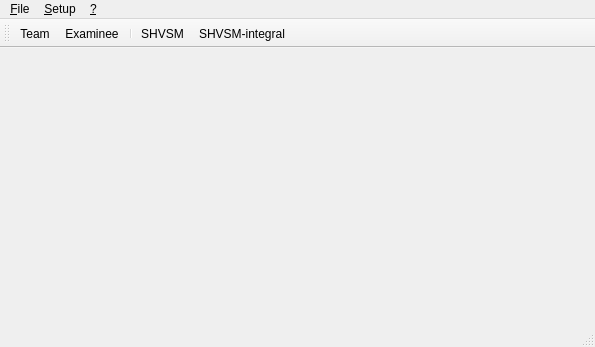
<?xml version="1.0" encoding="UTF-8"?>
<ui version="4.0">
 <class>MainWindow</class>
 <widget class="QMainWindow" name="MainWindow">
  <property name="geometry">
   <rect>
    <x>0</x>
    <y>0</y>
    <width>595</width>
    <height>347</height>
   </rect>
  </property>
  <property name="windowTitle">
   <string>SHVSM</string>
  </property>
  <property name="windowIcon">
   <iconset resource="shvsm.qrc">
    <normaloff>:/image/app.ico</normaloff>:/image/app.ico</iconset>
  </property>
  <widget class="QWidget" name="centralWidget"/>
  <widget class="QMenuBar" name="menuBar">
   <property name="geometry">
    <rect>
     <x>0</x>
     <y>0</y>
     <width>595</width>
     <height>20</height>
    </rect>
   </property>
   <widget class="QMenu" name="menu_File">
    <property name="title">
     <string>&amp;File</string>
    </property>
    <widget class="QMenu" name="menuNew">
     <property name="title">
      <string>&amp;New</string>
     </property>
     <widget class="QMenu" name="menuS_urvey">
      <property name="statusTip">
       <string>Create a new survey 'SHVSM'</string>
      </property>
      <property name="title">
       <string>E&amp;xamination</string>
      </property>
      <addaction name="actionSHVSM"/>
      <addaction name="actionSHVSM_integral"/>
     </widget>
     <addaction name="actionTeam"/>
     <addaction name="actionSurveyed"/>
     <addaction name="separator"/>
     <addaction name="menuS_urvey"/>
    </widget>
    <widget class="QMenu" name="menu_Archive">
     <property name="title">
      <string>&amp;Archive</string>
     </property>
     <widget class="QMenu" name="menuS_HVSM_integral">
      <property name="statusTip">
       <string>Archive of surveys of people 'ShVSM-integral'</string>
      </property>
      <property name="title">
       <string>S&amp;HVSM-integral</string>
      </property>
      <addaction name="action_ArchiveSurveyedSHVSMIntegral"/>
      <addaction name="action_ArchiveTeamSHVSMIntegral"/>
     </widget>
     <widget class="QMenu" name="menu_SHVSM">
      <property name="title">
       <string>&amp;SHVSM</string>
      </property>
      <addaction name="action_ArchiveSurveyedSHVSM"/>
      <addaction name="action_ArchiveTeamSHVSM"/>
     </widget>
     <addaction name="actionArchiveTeam"/>
     <addaction name="actionArchiveSurveyed"/>
     <addaction name="separator"/>
     <addaction name="menu_SHVSM"/>
     <addaction name="menuS_HVSM_integral"/>
    </widget>
    <addaction name="menuNew"/>
    <addaction name="separator"/>
    <addaction name="menu_Archive"/>
    <addaction name="separator"/>
    <addaction name="actionExit"/>
   </widget>
   <widget class="QMenu" name="menu_Setup">
    <property name="title">
     <string>&amp;Setup</string>
    </property>
    <addaction name="action_Language"/>
   </widget>
   <widget class="QMenu" name="menu">
    <property name="title">
     <string>&amp;?</string>
    </property>
    <addaction name="action_About"/>
   </widget>
   <addaction name="menu_File"/>
   <addaction name="menu_Setup"/>
   <addaction name="menu"/>
  </widget>
  <widget class="QToolBar" name="mainToolBar">
   <attribute name="toolBarArea">
    <enum>TopToolBarArea</enum>
   </attribute>
   <attribute name="toolBarBreak">
    <bool>false</bool>
   </attribute>
   <addaction name="actionTeam"/>
   <addaction name="actionSurveyed"/>
   <addaction name="separator"/>
   <addaction name="actionSHVSM"/>
   <addaction name="actionSHVSM_integral"/>
  </widget>
  <widget class="QStatusBar" name="statusBar"/>
  <action name="actionTeam">
   <property name="icon">
    <iconset resource="shvsm.qrc">
     <normaloff>:/image/user_group_colored.png</normaloff>:/image/user_group_colored.png</iconset>
   </property>
   <property name="text">
    <string>&amp;Team...</string>
   </property>
   <property name="toolTip">
    <string>Create a new team</string>
   </property>
   <property name="statusTip">
    <string>Create a new team</string>
   </property>
  </action>
  <action name="actionSurveyed">
   <property name="icon">
    <iconset resource="shvsm.qrc">
     <normaloff>:/image/user.png</normaloff>:/image/user.png</iconset>
   </property>
   <property name="text">
    <string>E&amp;xaminee...</string>
   </property>
   <property name="toolTip">
    <string>Create a new examinee</string>
   </property>
   <property name="statusTip">
    <string>Create a new examinee</string>
   </property>
  </action>
  <action name="actionExit">
   <property name="text">
    <string>E&amp;xit</string>
   </property>
   <property name="toolTip">
    <string>Quit the program</string>
   </property>
   <property name="statusTip">
    <string>Quit the program</string>
   </property>
   <property name="whatsThis">
    <string/>
   </property>
  </action>
  <action name="actionSHVSM">
   <property name="icon">
    <iconset resource="shvsm.qrc">
     <normaloff>:/image/chart.png</normaloff>:/image/chart.png</iconset>
   </property>
   <property name="text">
    <string>&amp;SHVSM...</string>
   </property>
   <property name="toolTip">
    <string>Create a new examination 'SHVSM'</string>
   </property>
   <property name="statusTip">
    <string>Create a new survey 'SHVSM'</string>
   </property>
  </action>
  <action name="actionSHVSM_integral">
   <property name="icon">
    <iconset resource="shvsm.qrc">
     <normaloff>:/image/chart_pie.png</normaloff>:/image/chart_pie.png</iconset>
   </property>
   <property name="text">
    <string>S&amp;HVSM-integral...</string>
   </property>
   <property name="toolTip">
    <string>Create a new examination 'SHVSM-integral'</string>
   </property>
   <property name="statusTip">
    <string>Create a new survey 'SHVSM-integral'</string>
   </property>
  </action>
  <action name="action_Language">
   <property name="text">
    <string>&amp;Language...</string>
   </property>
   <property name="toolTip">
    <string>Select language program</string>
   </property>
   <property name="statusTip">
    <string>Select language program</string>
   </property>
  </action>
  <action name="action_About">
   <property name="text">
    <string>&amp;About...</string>
   </property>
   <property name="toolTip">
    <string>About the program</string>
   </property>
   <property name="statusTip">
    <string>About the program</string>
   </property>
  </action>
  <action name="action_ArchiveSurveyedSHVSMIntegral">
   <property name="text">
    <string>&amp;Examinee...</string>
   </property>
   <property name="toolTip">
    <string>Archive of examinee 'SHVSM-integral'</string>
   </property>
   <property name="statusTip">
    <string>Archive of examinee 'SHVSM-integral'</string>
   </property>
  </action>
  <action name="action_ArchiveTeamSHVSMIntegral">
   <property name="text">
    <string>&amp;Team...</string>
   </property>
   <property name="toolTip">
    <string>Archive of examination teams 'SHVSM-integral'</string>
   </property>
   <property name="statusTip">
    <string>Archive of examination teams 'SHVSM-integral'</string>
   </property>
  </action>
  <action name="action_ArchiveSurveyedSHVSM">
   <property name="text">
    <string>&amp;Examinee...</string>
   </property>
   <property name="toolTip">
    <string>Archive of examinee 'SHVSM'</string>
   </property>
   <property name="statusTip">
    <string>Archive of examinee 'SHVSM'</string>
   </property>
  </action>
  <action name="action_ArchiveTeamSHVSM">
   <property name="text">
    <string>&amp;Team...</string>
   </property>
   <property name="toolTip">
    <string>Archive of examination teams 'SHVSM'</string>
   </property>
   <property name="statusTip">
    <string>Archive of examination teams 'SHVSM'</string>
   </property>
  </action>
  <action name="actionArchiveTeam">
   <property name="text">
    <string>&amp;Team...</string>
   </property>
   <property name="toolTip">
    <string>Archive of teams</string>
   </property>
   <property name="statusTip">
    <string>Archive of teams</string>
   </property>
  </action>
  <action name="actionArchiveSurveyed">
   <property name="text">
    <string>&amp;Examinee...</string>
   </property>
   <property name="toolTip">
    <string>Archive of examinee</string>
   </property>
   <property name="statusTip">
    <string>Archive of examinee</string>
   </property>
  </action>
 </widget>
 <layoutdefault spacing="6" margin="11"/>
 <resources>
  <include location="shvsm.qrc"/>
 </resources>
 <connections>
  <connection>
   <sender>actionExit</sender>
   <signal>triggered()</signal>
   <receiver>MainWindow</receiver>
   <slot>close()</slot>
   <hints>
    <hint type="sourcelabel">
     <x>-1</x>
     <y>-1</y>
    </hint>
    <hint type="destinationlabel">
     <x>199</x>
     <y>149</y>
    </hint>
   </hints>
  </connection>
  <connection>
   <sender>actionTeam</sender>
   <signal>triggered()</signal>
   <receiver>MainWindow</receiver>
   <slot>slotCreateTieam()</slot>
   <hints>
    <hint type="sourcelabel">
     <x>-1</x>
     <y>-1</y>
    </hint>
    <hint type="destinationlabel">
     <x>297</x>
     <y>173</y>
    </hint>
   </hints>
  </connection>
  <connection>
   <sender>actionSurveyed</sender>
   <signal>triggered()</signal>
   <receiver>MainWindow</receiver>
   <slot>slotCreateSurveyed()</slot>
   <hints>
    <hint type="sourcelabel">
     <x>-1</x>
     <y>-1</y>
    </hint>
    <hint type="destinationlabel">
     <x>297</x>
     <y>173</y>
    </hint>
   </hints>
  </connection>
  <connection>
   <sender>actionSHVSM</sender>
   <signal>triggered()</signal>
   <receiver>MainWindow</receiver>
   <slot>slotCreateSHVSM()</slot>
   <hints>
    <hint type="sourcelabel">
     <x>-1</x>
     <y>-1</y>
    </hint>
    <hint type="destinationlabel">
     <x>297</x>
     <y>173</y>
    </hint>
   </hints>
  </connection>
  <connection>
   <sender>actionSHVSM_integral</sender>
   <signal>triggered()</signal>
   <receiver>MainWindow</receiver>
   <slot>slotCreateSHVSMIntegral()</slot>
   <hints>
    <hint type="sourcelabel">
     <x>-1</x>
     <y>-1</y>
    </hint>
    <hint type="destinationlabel">
     <x>297</x>
     <y>173</y>
    </hint>
   </hints>
  </connection>
  <connection>
   <sender>action_Language</sender>
   <signal>triggered()</signal>
   <receiver>MainWindow</receiver>
   <slot>slotChangeLanguage()</slot>
   <hints>
    <hint type="sourcelabel">
     <x>-1</x>
     <y>-1</y>
    </hint>
    <hint type="destinationlabel">
     <x>297</x>
     <y>173</y>
    </hint>
   </hints>
  </connection>
  <connection>
   <sender>action_About</sender>
   <signal>triggered()</signal>
   <receiver>MainWindow</receiver>
   <slot>slotAboutProgram()</slot>
   <hints>
    <hint type="sourcelabel">
     <x>-1</x>
     <y>-1</y>
    </hint>
    <hint type="destinationlabel">
     <x>297</x>
     <y>173</y>
    </hint>
   </hints>
  </connection>
  <connection>
   <sender>action_ArchiveTeamSHVSMIntegral</sender>
   <signal>triggered()</signal>
   <receiver>MainWindow</receiver>
   <slot>slotArchiveTeamSHVSMIntegral()</slot>
   <hints>
    <hint type="sourcelabel">
     <x>-1</x>
     <y>-1</y>
    </hint>
    <hint type="destinationlabel">
     <x>297</x>
     <y>173</y>
    </hint>
   </hints>
  </connection>
  <connection>
   <sender>action_ArchiveTeamSHVSM</sender>
   <signal>triggered()</signal>
   <receiver>MainWindow</receiver>
   <slot>slotArchiveTeamSHVSM()</slot>
   <hints>
    <hint type="sourcelabel">
     <x>-1</x>
     <y>-1</y>
    </hint>
    <hint type="destinationlabel">
     <x>297</x>
     <y>173</y>
    </hint>
   </hints>
  </connection>
  <connection>
   <sender>action_ArchiveSurveyedSHVSM</sender>
   <signal>triggered()</signal>
   <receiver>MainWindow</receiver>
   <slot>slotArchiveSurveyedSHVSM()</slot>
   <hints>
    <hint type="sourcelabel">
     <x>-1</x>
     <y>-1</y>
    </hint>
    <hint type="destinationlabel">
     <x>297</x>
     <y>173</y>
    </hint>
   </hints>
  </connection>
  <connection>
   <sender>action_ArchiveSurveyedSHVSMIntegral</sender>
   <signal>triggered()</signal>
   <receiver>MainWindow</receiver>
   <slot>slotArchiveSurveyedSHVSMIntegral()</slot>
   <hints>
    <hint type="sourcelabel">
     <x>-1</x>
     <y>-1</y>
    </hint>
    <hint type="destinationlabel">
     <x>297</x>
     <y>173</y>
    </hint>
   </hints>
  </connection>
  <connection>
   <sender>actionArchiveTeam</sender>
   <signal>triggered()</signal>
   <receiver>MainWindow</receiver>
   <slot>slotArchiveTeam()</slot>
   <hints>
    <hint type="sourcelabel">
     <x>-1</x>
     <y>-1</y>
    </hint>
    <hint type="destinationlabel">
     <x>297</x>
     <y>173</y>
    </hint>
   </hints>
  </connection>
  <connection>
   <sender>actionArchiveSurveyed</sender>
   <signal>triggered()</signal>
   <receiver>MainWindow</receiver>
   <slot>slotArchiveSurveyed()</slot>
   <hints>
    <hint type="sourcelabel">
     <x>-1</x>
     <y>-1</y>
    </hint>
    <hint type="destinationlabel">
     <x>297</x>
     <y>173</y>
    </hint>
   </hints>
  </connection>
 </connections>
 <slots>
  <slot>slotCreateTieam()</slot>
  <slot>slotCreateSurveyed()</slot>
  <slot>slotCreateSHVSM()</slot>
  <slot>slotCreateSHVSMIntegral()</slot>
  <slot>slotChangeLanguage()</slot>
  <slot>slotAboutProgram()</slot>
  <slot>slotArchiveTeamSHVSMIntegral()</slot>
  <slot>slotArchiveTeamSHVSM()</slot>
  <slot>slotArchiveSurveyedSHVSM()</slot>
  <slot>slotArchiveSurveyedSHVSMIntegral()</slot>
  <slot>slotArchiveTeam()</slot>
  <slot>slotArchiveSurveyed()</slot>
 </slots>
</ui>
